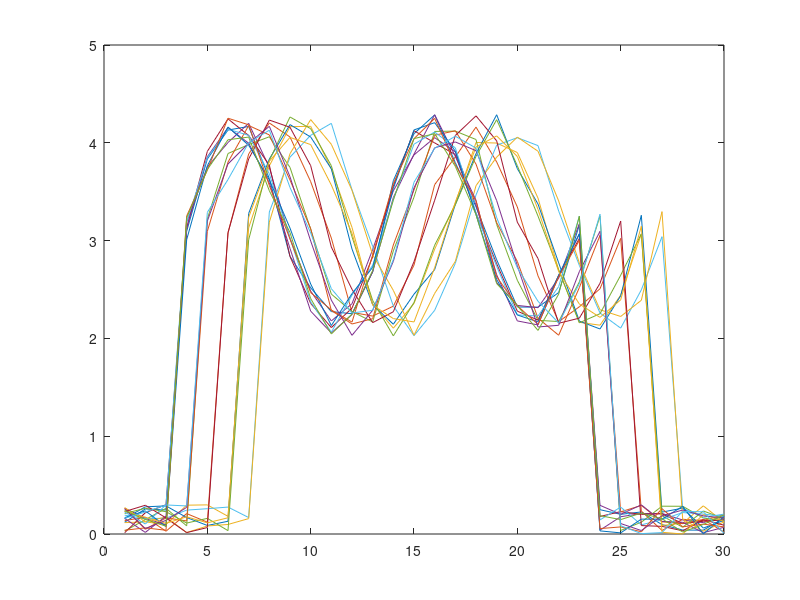
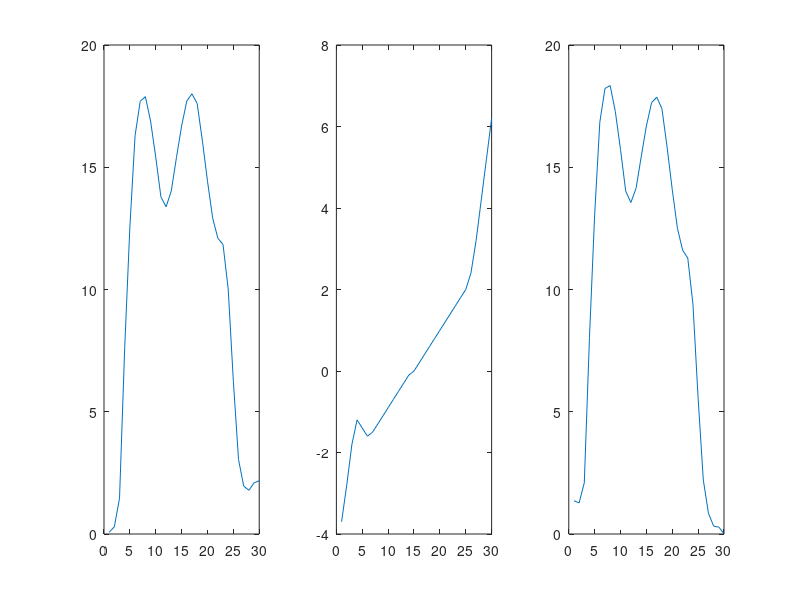

MATLAB code to generate these figures, in order:
clear all; close all;

L = 30;
N = 20;

[Xgrid,Ygrid] = meshgrid(1:L,1:L);
D = double(abs(Xgrid-Ygrid));

% template = sin(linspace(0,pi,L/2));
template = sin(linspace(0,4*pi,2*L/3)) + 3;

X = zeros(N,L);
for ii=1:N
    % random shift
%     start = randi(L-length(template));
    start = 2+randi(5);
    X(ii, (1+start):(1+start+length(template)-1)) = template;
end

% random noise
X = X + 0.3*rand(size(X));
% X = diag(rand(N,1))*X;
figure(1);
plot(X');

% br = rand(L,1);
% br = 0.5*ones(L,1);
br = mean(X)';

for iter =1:50
    fprintf('iter #%d\n', iter);
    alpha = zeros(L,1);
    for ii=1:N
        fprintf('ii = #%d\n', ii);
        xi = X(ii,:);
        xi = reshape(xi,[numel(xi),1]);
        ai = sum(xi) / sum(br);
        aib = ai*br;
        
        % dual
        A = sparse([kron(sparse(eye(L)),ones(L,1)), kron(ones(L,1),sparse(eye(L)))]);
        b = D(:);
        f = -[aib;xi];
        alpha_beta_i = linprog(f,A,b);
        alpha = alpha + alpha_beta_i(1:L);
    end
    

    
    alpha = alpha / N;
    
    c = 1;
    while min(br - c*alpha)<0
        c = c*0.9;
    end
    br_new = br-c*alpha;

%     br = br-min(br);
%     br = br/max(abs(br))*10;

    figure(2);
    subplot(1,3,1);
    plot(br);
    subplot(1,3,2);
    plot(alpha);
    subplot(1,3,3);
    plot(br_new);
    drawnow;
    
%     pause;
    
    br = br_new;
end


% % dual
% A = sparse([kron(eye(L),ones(L,1)), kron(ones(L,1),eye(L))]);
% b = D(:);
% f = -[aib;x];
% alpha_beta = linprog(f,A,b);

% % primal
% f = D(:);
% A = -eye(L*L);
% b = zeros(L*L,1);
% Aeq = [kron(ones(1,L), eye(L)); kron(eye(L),ones(1,L))];
% beq = [xi;aib];
% vecP = linprog(f,A,b,Aeq, beq);
% Pi = reshape(vecP, [L,L]);

